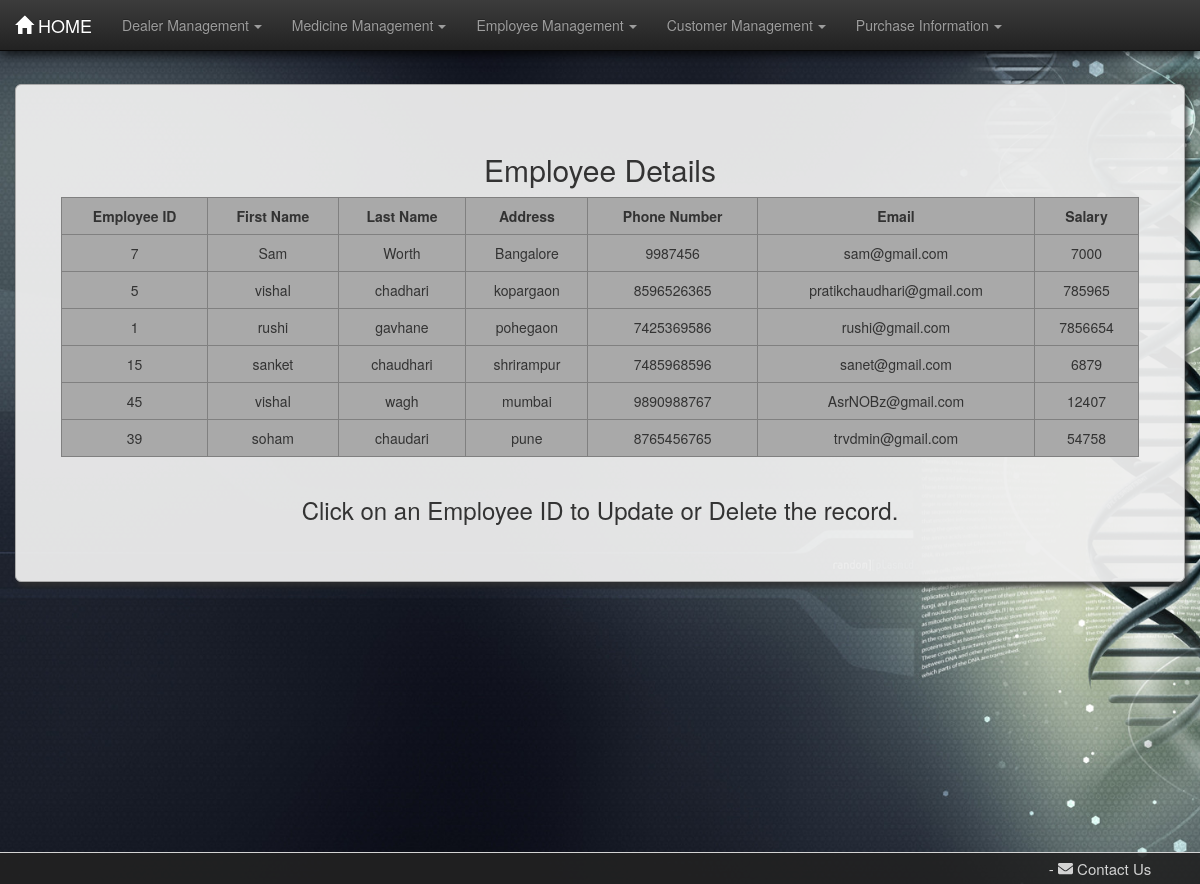
Screenshot of /pharma/emptable/ with the database file from the repository.
### pharma/models.py (models this page shows, shortened)
class Employee(models.Model):
    e_id = models.IntegerField(unique=True)
    fname = models.CharField(max_length=30)
    lname = models.CharField(max_length=30)
    address = models.CharField(max_length=100)
    email = models.CharField(max_length=50)
    sal = models.CharField(max_length=20)
    phn_no = models.BigIntegerField(unique=True)

### pharma/views.py (the view)
def emptable(request):
    emp = Employee.objects.all()
    dict = {"emp": emp}
    return render(request, 'pharma/emptable.html', dict)

### pharma/templates/pharma/emptable.html (shortened to what this page needs)
{% load static %}
<!DOCTYPE html>
<html lang="en">
<head>
    <link rel="stylesheet" href="{% static 'pharma/css/bootstrap.min.css' %}">
    <link rel="stylesheet" href="{% static 'pharma/css/bootstrap-theme.min.css' %}">
    <link rel="stylesheet" href="{% static 'pharma/css/style.css' %}">
</head>
<body>
<nav class="navbar navbar-inverse navbar-fixed-top">
    <div class="container-fluid">
        <div class="navbar-header">
            <a href="/pharma/" class="navbar-brand"><span
                    class="glyphicon glyphicon glyphicon-home"></span>&nbsp;HOME</a>
        </div>
        <div class="collapse navbar-collapse" id="thisnav">
            <ul class="nav navbar-nav">
                <li class="dropdown"><a href="#" class="dropdown-toggle" data-toggle="dropdown">Dealer Management<b
                        class="caret"></b></a>
                </li>
                <li class="dropdown"><a href="#" class="dropdown-toggle" data-toggle="dropdown">Medicine Management<b
                        class="caret"></b></a>
                </li>
                <li class="dropdown"><a href="#" class="dropdown-toggle" data-toggle="dropdown">Employee Management<b
                        class="caret"></b></a>
                </li>
                <li class="dropdown"><a href="#" class="dropdown-toggle" data-toggle="dropdown">Customer Management<b
                        class="caret"></b></a>
                </li>
                <li class="dropdown"><a href="#" class="dropdown-toggle" data-toggle="dropdown">Purchase Information<b
                        class="caret"></b></a>
                </li>
            </ul>
        </div>
    </div>
</nav>
<div class="container-fluid martop7">
    <div class="jumbotron jumcust">
        <h2>Employee Details</h2>
        <div class="row">
            <div class="col-md-1">
            </div>
            <table border="1" class="table table-responsive table-hover col-md-10">
                <tr>
                    <th>Employee ID</th>
                    <th>First Name</th>
                    <th>Last Name</th>
                    <th>Address</th>
                    <th>Phone Number</th>
                    <th>Email</th>
                    <th>Salary</th>
                </tr>
                {% for foo in emp %}
                    <tr>
                        <td class="idlink"><a href="/pharma/empformview{{ foo.id }}/">{{ foo.e_id }}</a></td>
                        <td>{{ foo.fname }}</td>
                        <td>{{ foo.lname }}</td>
                        <td>{{ foo.address }}</td>
                        <td>{{ foo.phn_no }}</td>
                        <td>{{ foo.email }}</td>
                        <td>{{ foo.sal }}</td>
                    </tr>
                {% endfor %}
            </table>
        </div>
        <footer><h3>Click on an Employee ID to Update or Delete the record.</h3></footer>
    </div>
</div>
<footer id="contact" class="container-fluid text-center">
    <div class="row">
        <div class="left-footer col-lg-6">
        </div>
        <div class="col-lg-4"></div>
        <div class="right-footer col-lg-2">
            <span>-</span>
            <span class="linkto" data-toggle="modal" data-target="#modalContactForm"><i
                    class="fa fa-envelope prefix mr-1"></i> Contact Us</span>
        </div>
    </div>
</footer>
</body>
</html>

### pharma/static/pharma/css/style.css (style rules this page uses)
body { background-image: url("images/bghome.jpg"); background-size: cover; background-attachment: fixed; min-height: 100vh; }
.caret { margin-left: 5px; }
table { text-align: center; border-collapse: collapse; background-color: darkgray; }
th { text-align: center; }
.martop7 { margin-top: 7%; }
.jumcust { box-shadow: 3px 5px 5px rgba(47, 47, 47, 0.8); border: 1px solid darkgrey; border-radius: 0px; text-align: center; background-color: rgba(238, 238, 238, 0.95); }
.table>tbody>tr>td, .table>tbody>tr>th { border-top: none; }
a:link { text-decoration: none; color: #333; }
#contact { padding-top: 0.5rem; padding-bottom: 0.5rem; border-top: 1px solid; background-color: rgba(34, 34, 34, 0.9); color: lightgray; font-size: 1.5rem; position: fixed; left: 0; bottom: 0; width: 100%; }
.linkto { cursor: pointer; }
.navbar { box-shadow: 2px 3px 10px rgba(0, 0, 0, 0.8); }

### rows the page displays
Employee: e_id "7", fname "Sam", lname "Worth", address "Bangalore", phn_no "9987456", email "sam@gmail.com", sal "7000"
Employee: e_id "5", fname "vishal", lname "chadhari", address "kopargaon", phn_no "8596526365", email "pratikchaudhari@gmail.com", sal "785965"
Employee: e_id "1", fname "rushi", lname "gavhane", address "pohegaon", phn_no "7425369586", email "rushi@gmail.com", sal "7856654"
Employee: e_id "15", fname "sanket", lname "chaudhari", address "shrirampur", phn_no "7485968596", email "sanet@gmail.com", sal "6879"
Employee: e_id "45", fname "vishal", lname "wagh", address "mumbai", phn_no "9890988767", email "AsrNOBz@gmail.com", sal "12407"
Employee: e_id "39", fname "soham", lname "chaudari", address "pune", phn_no "8765456765", email "trvdmin@gmail.com", sal "54758"
